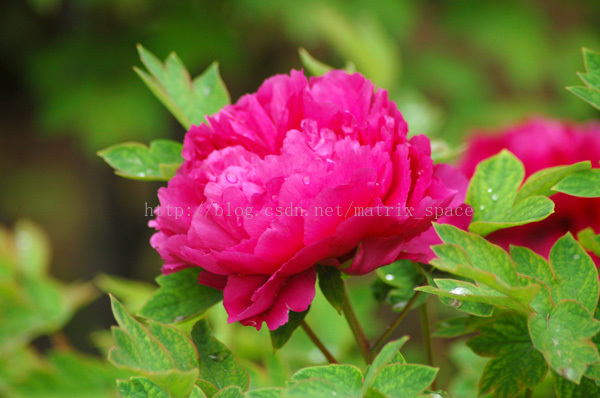
//> input picture dataset/flower.jpg, 600 x 398 px
$ ./main   (built with g++ and OpenCV 4)
//> lines starting //> are read from the running program, lines starting //| are printed output that depends on the picture
//> further down, colorImage is the input picture: 398 rows x 600 cols, CV_8UC3; mean B, G, R 56.9, 95, 121.2
// http://blog.csdn.net/matrix_space/article/details/40897935
// 旋转模糊（二）
#include "opencv2/core/core.hpp"
#include "opencv2/highgui/highgui.hpp"
#include "opencv2/imgproc/imgproc.hpp"

#define PI 3.1415926f

void rotate_blur(const cv::Mat& src, cv::Mat& dst)
{
	CV_Assert(src.type() == CV_32FC3);

	dst.create(src.size(), src.type());

	const int height = src.rows;
//> height = 398
	const int width = src.cols;
//> width = 600

	int n_point = 1;
	float angle = 30.0f;
	float w = angle * PI / 180.0f;
	float w_2 = w * w;
	int num = 3;
	int num2 = num * num;

	cv::Point center(width / 2, height / 2);
//> center = Point(300, 199)
	float t1 = 0.0f;
	float t2 = 0.0f;
	float t3 = 0.0f;
	int x1 = 0;
	int y1 = 0;
	int x2 = 0;
	int y2 = 0;
	int new_x = 0;
	int new_y = 0;

	for (int y = 0; y < height; ++y)
	{
		for (int x = 0; x < width; ++x)
		{
			n_point = 1;
			x1 = x - center.x;
			y1 = center.y - y;

			t1 = src.at<cv::Vec3f>(y, x)[0];
			t2 = src.at<cv::Vec3f>(y, x)[1];
			t3 = src.at<cv::Vec3f>(y, x)[2];

			x2 = x1;
			y2 = y1;

			for (int mm = 0; mm < num; ++mm)
			{
				x1 = x2;
				y1 = y2;

				// anticlockwise
				x2 = static_cast<int>(x1 - w * y1 / num - w_2 * x1 / num2);
				y2 = static_cast<int>(y1 + w * x1 / num - w_2 * y1 / num2);

				new_x = x2 + center.x;
				new_y = center.y - y2;

				if (new_x > 0 && new_x < width - 1 && new_y > 0 && new_y < height - 1)
				{
					t1 = t1 + src.at<cv::Vec3f>(new_y, new_x)[0];
					t2 = t2 + src.at<cv::Vec3f>(new_y, new_x)[1];
					t3 = t3 + src.at<cv::Vec3f>(new_y, new_x)[2];
					++n_point;
				}
			}

			dst.at<cv::Vec3f>(y, x)[0] = t1 / n_point;
			dst.at<cv::Vec3f>(y, x)[1] = t2 / n_point;
			dst.at<cv::Vec3f>(y, x)[2] = t3 / n_point;
		}
	}
//> this loop made 398 passes
//> (n_point, x1, y1, t1, t2, t3) on passes 1 to 3: (1, 204, 282, 17, 69, 51), (1, 204, 281, 17, 69, 51), (1, 204, 280, 14, 69, 50)
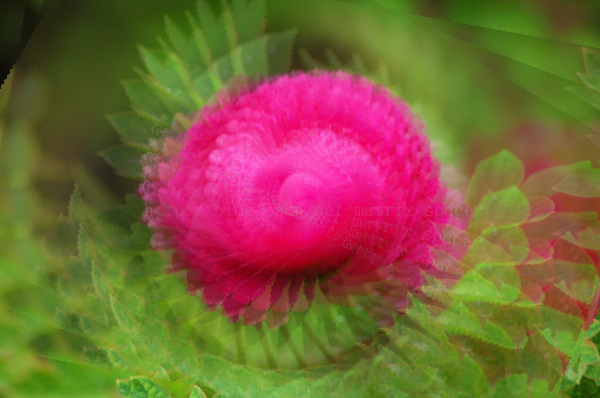
//> dst: 398 rows x 600 cols, CV_32FC3; mean B, G, R 58.8, 95.8, 124.8
//> after the loop, n_point = 1; x1 = 338; y1 = -78; t1 = 3; t2 = 85; t3 = 43
}

int main()
{
	cv::Mat colorImage = cv::imread("../../dataset/flower.jpg");
	if (colorImage.empty())
	{
		return -1;
	}

	cv::imshow("Color image", colorImage);

	colorImage.convertTo(colorImage, CV_32FC3);

	cv::Mat resultImage;
	rotate_blur(colorImage, resultImage);
	resultImage.convertTo(resultImage, CV_8UC3);
	cv::imshow("Result image", resultImage);

	cv::waitKey();
	return 0;
}

$ run again, with dataset/fog.jpg copied over dataset/flower.jpg
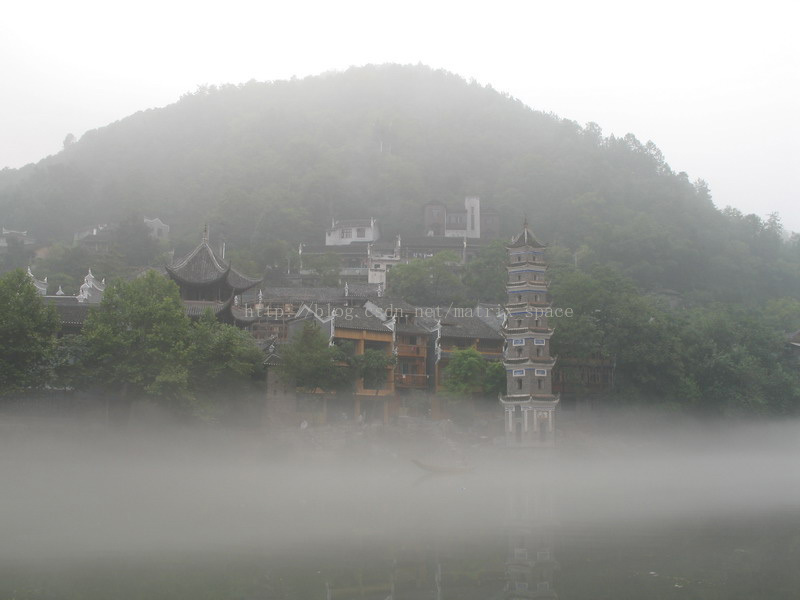
//> input picture dataset/fog.jpg, 800 x 600 px
//> colorImage is the input picture: 600 rows x 800 cols, CV_8UC3; mean B, G, R 154.1, 157.5, 156.6
//> colorImage: 600 rows x 800 cols, CV_32FC3
//> the loop in rotate_blur, `for (int y = 0; y < height; ++y)` made 600 passes
//> (x1, y1, t1, t2, t3) on passes 1 to 3: (260, 407, 254, 254, 254), (261, 406, 254, 254, 254), (261, 405, 255, 255, 255)
//> after the loop in rotate_blur, `for (int y = 0; y < height; ++y)`:
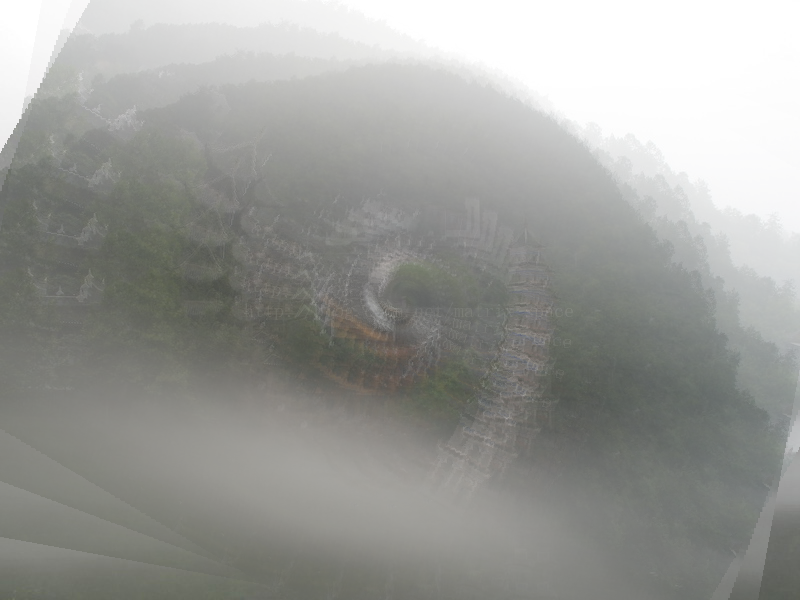
//> dst: 600 rows x 800 cols, CV_32FC3; mean B, G, R 152.5, 156, 155.1
//> after the loop in rotate_blur, `for (int y = 0; y < height; ++y)`: n_point = 1; x1 = 464; y1 = -136; t1 = 85; t2 = 94; t3 = 91

$ run again, with dataset/girl.jpg copied over dataset/flower.jpg
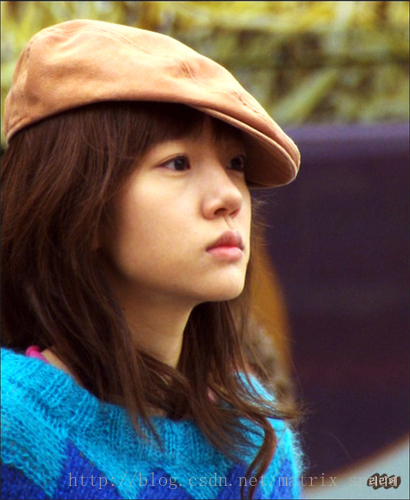
//> input picture dataset/girl.jpg, 410 x 500 px
//> colorImage is the input picture: 500 rows x 410 cols, CV_8UC3; mean B, G, R 80.6, 88.3, 97.4
//> colorImage: 500 rows x 410 cols, CV_32FC3
//> the loop in rotate_blur, `for (int y = 0; y < height; ++y)` made 500 passes
//> (n_point, x1, y1, t1, t2, t3) on passes 1 to 3: (1, 100, 295, 39, 42, 46), (1, 100, 295, 47, 70, 78), (1, 101, 294, 44, 86, 99)
//> after the loop in rotate_blur, `for (int y = 0; y < height; ++y)`:
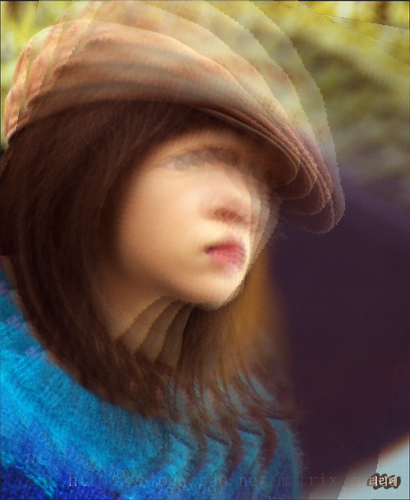
//> dst: 500 rows x 410 cols, CV_32FC3; mean B, G, R 77, 85.7, 99.1
//> after the loop in rotate_blur, `for (int y = 0; y < height; ++y)`: n_point = 1; x1 = 269; y1 = -156; t1 = 78; t2 = 82; t3 = 77

$ run again, with dataset/mountains.png saved as dataset/flower.jpg
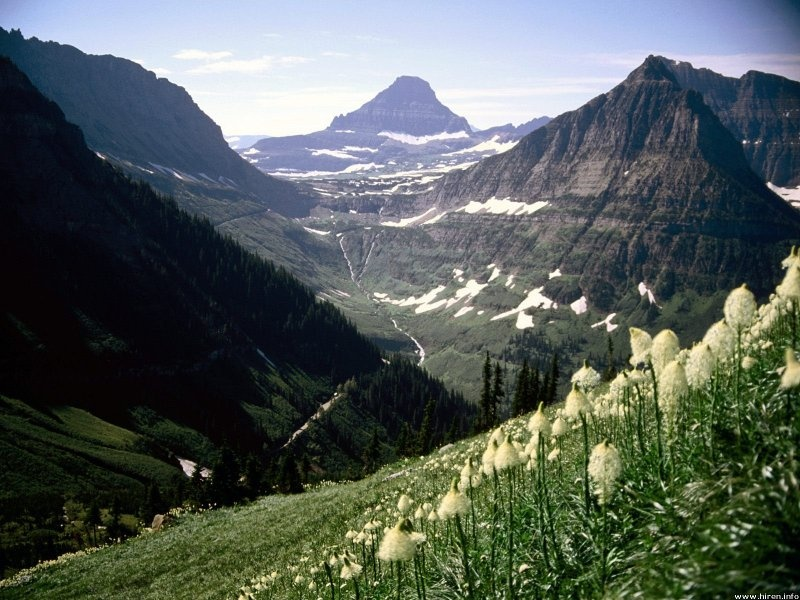
//> input picture dataset/mountains.png, 800 x 600 px
//> colorImage is the input picture: 600 rows x 800 cols, CV_8UC3; mean B, G, R 89.5, 93.9, 85.1
//> colorImage: 600 rows x 800 cols, CV_32FC3
//> the loop in rotate_blur, `for (int y = 0; y < height; ++y)` made 600 passes
//> (x1, y1, t1, t2, t3) on passes 1 to 3: (260, 407, 73, 47, 7), (261, 406, 73, 47, 7), (261, 405, 72, 46, 6)
//> after the loop in rotate_blur, `for (int y = 0; y < height; ++y)`:
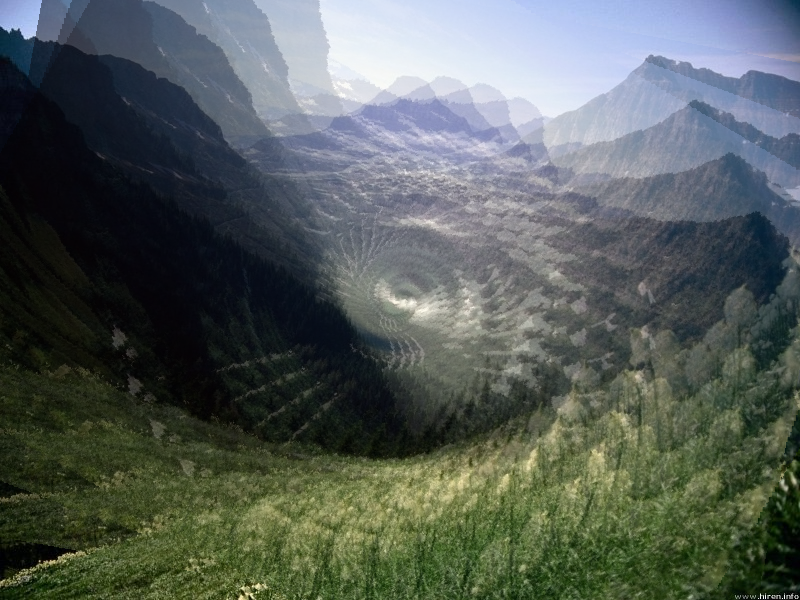
//> dst: 600 rows x 800 cols, CV_32FC3; mean B, G, R 89.9, 94.2, 85.9
//> after the loop in rotate_blur, `for (int y = 0; y < height; ++y)`: n_point = 1; x1 = 464; y1 = -136; t1 = 12; t2 = 16; t3 = 11
